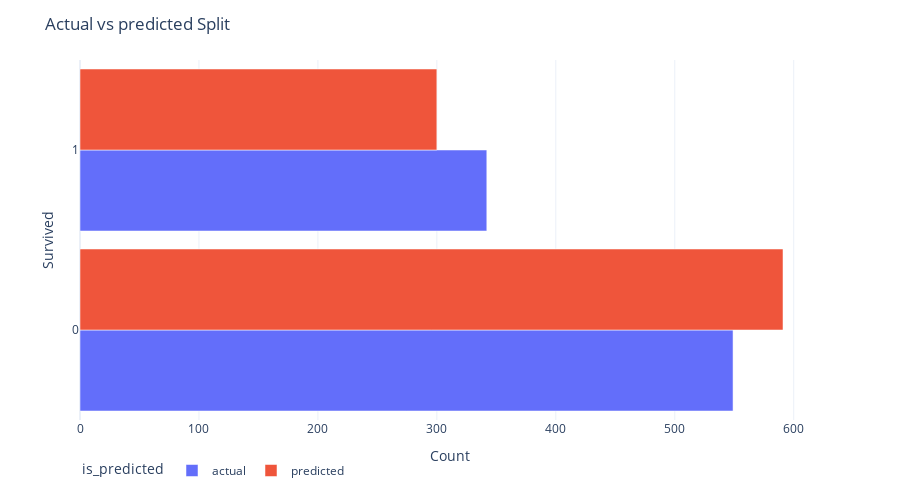

The notebook cell this image was saved under:
### Markdown cell above
Let's visualise the results.

### Code cell
df_temp = (
    pd.concat([
        dct_splits['train']['target'].assign(is_predicted='actual'),
        dct_splits['train']['prediction'].assign(is_predicted='predicted')
    ])
)

fig = px.bar(
    df_temp.groupby(['survived', 'is_predicted']).size().reset_index(name='count'),
    y='survived',
    x='count',
    color='is_predicted',
    barmode='group',
    orientation='h',
    template='plotly_white',
    width=FIG_WIDTH, height=FIG_HEIGHT
)

fig.update_layout(
    title_text='Actual vs predicted Split',
    xaxis_title_text='Count',
    yaxis_title_text='Survived',
    bargap=0.1,
    legend=dict(orientation='h')
)

fig.show()

### Figure 1 — Plotly figure (JSON) as saved in the notebook; plotly's stock layout.template omitted (floating-point values rounded to 4 significant figures)
{"data": [{"alignmentgroup": "True", "hovertemplate": "is_predicted=actual<br>count=%{x}<br>survived=%{y}<extra></extra>", "legendgroup": "actual", "marker": {"color": "#636efa", "pattern": {"shape": ""}}, "name": "actual", "offsetgroup": "actual", "orientation": "h", "showlegend": true, "textposition": "auto", "type": "bar", "x": [549, 342], "xaxis": "x", "y": [0, 1], "yaxis": "y"}, {"alignmentgroup": "True", "hovertemplate": "is_predicted=predicted<br>count=%{x}<br>survived=%{y}<extra></extra>", "legendgroup": "predicted", "marker": {"color": "#EF553B", "pattern": {"shape": ""}}, "name": "predicted", "offsetgroup": "predicted", "orientation": "h", "showlegend": true, "textposition": "auto", "type": "bar", "x": [591, 300], "xaxis": "x", "y": [0, 1], "yaxis": "y"}], "layout": {"bargap": 0.1, "barmode": "group", "height": 500, "legend": {"orientation": "h", "title": {"text": "is_predicted"}, "tracegroupgap": 0}, "margin": {"t": 60}, "title": {"text": "Actual vs predicted Split"}, "width": 900, "xaxis": {"anchor": "y", "domain": [0, 1], "title": {"text": "Count"}}, "yaxis": {"anchor": "x", "domain": [0, 1], "title": {"text": "Survived"}}}}
